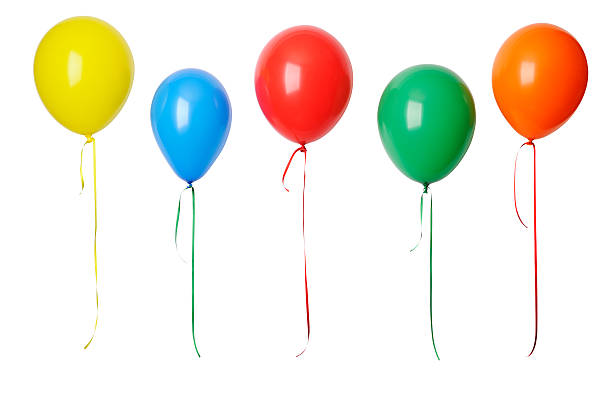
#> input picture W2/IMG_EX1.png, 612 x 408 px
$ python Lab02.py
#> lines starting #> are read from the running program, lines starting #| are printed output that depends on the picture; after the words box and inside, x2 and y2 are one past the last pixel; in counts of white or black regions, pixels touching at a corner belong together
import numpy as n
import cv2 as c

def ex1(path, channel):
#> called with path = 'IMG_EX1.png', channel = 'red'
    img_ori = c.imread(path)
#> img_ori is the input picture: shape (408, 612, 3); mean B, G, R 222.7, 234.6, 238.2
    img_out = choose_channel(channel, img_ori)

    show_img(channel + ' channel', img_out)

def choose_channel(channel, img_ori):
#> called with channel = 'red'
    b, g, r = c.split(img_ori)
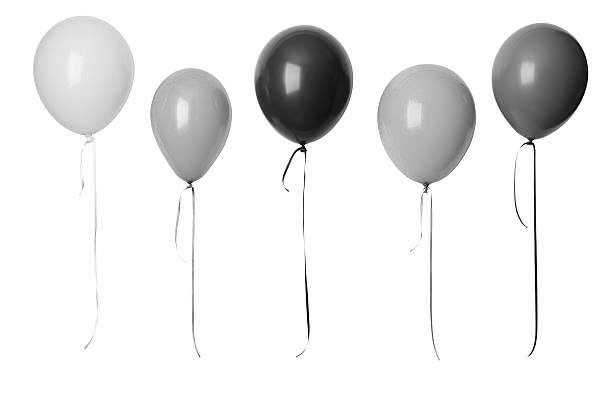
#> g: shape (408, 612); min 0, max 255, mean 234.6
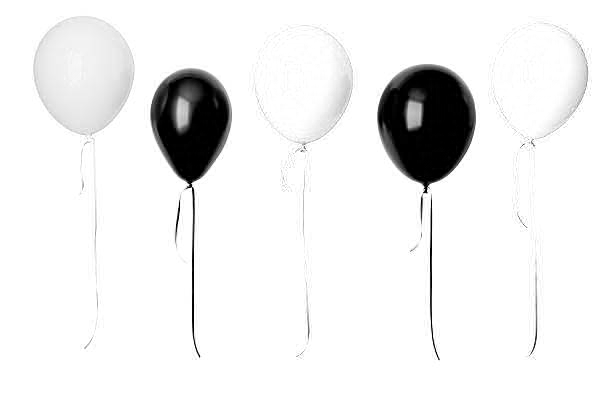
#> r: shape (408, 612); min 0, max 255, mean 238.2
    if channel == 'red':
        return r
    elif channel == 'blue':
        return b
    elif channel == 'green':
        return g
    else:
        return img_ori

def show_img(text, img):
    c.imshow(text, img)
    c.waitKey(0)
    c.destroyAllWindows()

def ex2_3(path):
#> called with path = 'IMG_EX1.png'
    image = c.imread(path)
    output_image = image.copy()

    hsv_image = c.cvtColor(image, c.COLOR_BGR2HSV)
#> hsv_image: shape (408, 612, 3); mean H, S, V 14.2, 40, 249.5

    color_ranges = {
        'yellow': ((20, 100, 100), (30, 255, 255)),
        'blue': ((90, 50, 50), (130, 255, 255)),
        'red': ((0, 100, 100), (5, 255, 255)),
        'green': ((40, 50, 50), (90, 255, 255)),
        'orange': ((10, 100, 100), (25, 255, 255))
    }

    font = c.FONT_HERSHEY_SIMPLEX
    font_scale = 0.8
    font_color = (0, 0, 0)
    font_thickness = 2

    for color, (lower, upper) in color_ranges.items():
        mask = c.inRange(hsv_image, n.array(lower), n.array(upper))
        kernel = n.ones((5, 5), n.uint8)
        mask = c.morphologyEx(mask, c.MORPH_CLOSE, kernel)

        contours, _ = c.findContours(mask, c.RETR_EXTERNAL, c.CHAIN_APPROX_SIMPLE)

        for contour in contours:
            area = c.contourArea(contour)
            if area > 900:  # Adjust area threshold if necessary
                x, y, w, h = c.boundingRect(contour)
                c.putText(output_image, color, (x, y - 10), font, font_scale, font_color, font_thickness, c.LINE_AA)
                c.rectangle(output_image, (x, y), (x + w, y + h), (0, 255, 0), 3)
#> this loop made 5 passes
#> pass 1, in ex2_3, `mask = c.inRange(hsv_image, n.array(lower), n.array(upper))`:
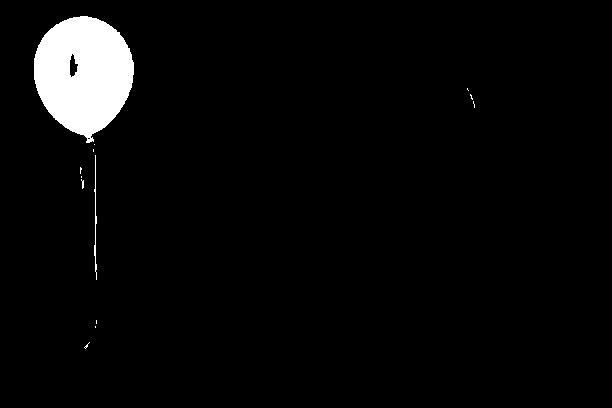
#> mask: shape (408, 612); 3.7% white; 13 white regions (11 under 20 px), largest, box (x1, y1, x2, y2) and area: (34, 16, 134, 143) 9007, (94, 155, 97, 280) 153
#> after the loop:
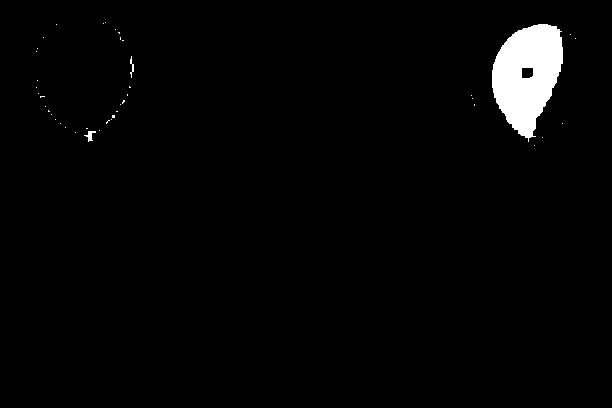
#> mask: shape (408, 612); 2.3% white; 42 white regions (39 under 20 px)
#> after the loop:
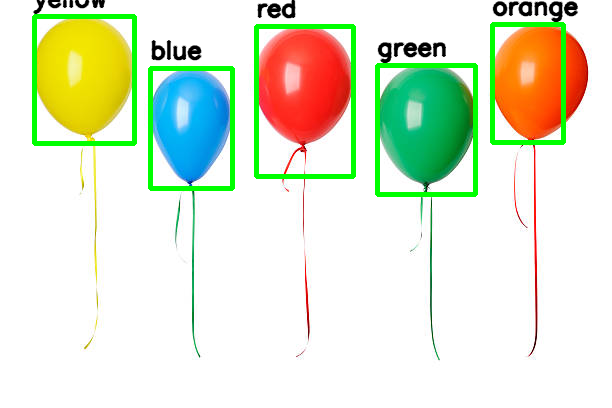
#> output_image: shape (408, 612, 3); 5.87% of pixels changed, all inside (x1, y1, x2, y2) = (32, 0, 579, 197)

    show_img('Balloons bounding', output_image)
def extract_yellow_balloon(path):
#> called with path = 'IMG_EX1.png'
    image = c.imread(path)
    hsv_image = c.cvtColor(image, c.COLOR_BGR2HSV)

    yellow_range = ((20, 100, 100), (30, 255, 255))

    mask = c.inRange(hsv_image, n.array(yellow_range[0]), n.array(yellow_range[1]))
    kernel = n.ones((5, 5), n.uint8)
    mask = c.morphologyEx(mask, c.MORPH_CLOSE, kernel)

    contours, _ = c.findContours(mask, c.RETR_EXTERNAL, c.CHAIN_APPROX_SIMPLE)
#> contours = 12 contours, 10 with area under 20; largest, box (x1, y1, x2, y2) and area: (34, 16, 134, 143) 8974, (94, 155, 97, 280) 30

    yellow_balloon_image = n.zeros_like(image)

    for contour in contours:
        area = c.contourArea(contour)
        if area > 900:
            x, y, w, h = c.boundingRect(contour)
            yellow_balloon_image[y:y + h, x:x + w] = image[y:y + h, x:x + w]
#> this loop made 12 passes
#> (area, x, y, w, h) on pass 12: (8974, 34, 16, 100, 127)
#> area on pass 6: 30
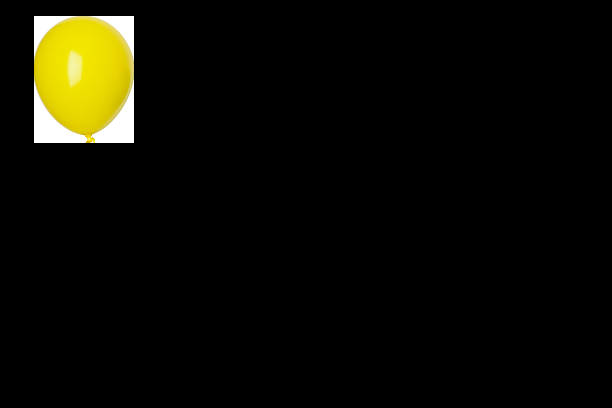
#> yellow_balloon_image: shape (408, 612, 3); mean B, G, R 4.1, 11.5, 12.1

    yellow_balloon_image = c.bitwise_and(yellow_balloon_image, yellow_balloon_image, mask=mask)
    show_img('Extracted Yellow Balloon', yellow_balloon_image)
def extract_yellow_balloon_auto(path):
#> called with path = 'IMG_EX1.png'
    image = c.imread(path)

    hsv_image = c.cvtColor(image, c.COLOR_BGR2HSV)

    lower_yellow = n.array([20, 100, 100])
    upper_yellow = n.array([30, 255, 255])

    mask = c.inRange(hsv_image, lower_yellow, upper_yellow)
    kernel = n.ones((5, 5), n.uint8)
    mask = c.morphologyEx(mask, c.MORPH_CLOSE, kernel)

    yellow_balloon_image = c.bitwise_and(image, image, mask=mask)
    show_img('Extracted Yellow Balloon', yellow_balloon_image)

def repaint_yellow_balloon(path):
#> called with path = 'IMG_EX1.png'
    image = c.imread(path)

    hsv_image = c.cvtColor(image, c.COLOR_BGR2HSV)

    lower_yellow = n.array([20, 100, 100])
    upper_yellow = n.array([30, 255, 255])

    mask = c.inRange(hsv_image, lower_yellow, upper_yellow)

    result_image = image.copy()

    result_image[mask > 0] = [0, 255, 0]
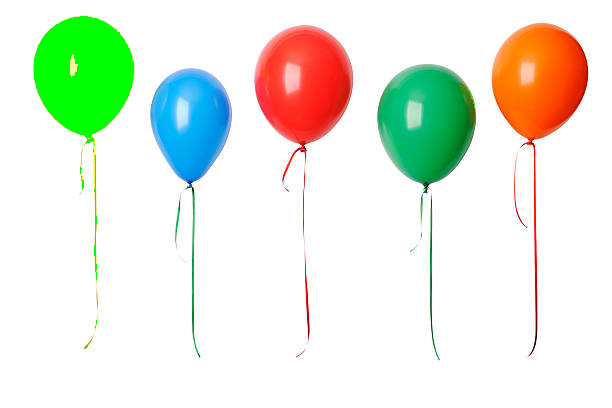
#> result_image: shape (408, 612, 3); 3.7% of pixels changed, all inside (x1, y1, x2, y2) = (34, 16, 475, 349)

    show_img('Repainted Yellow Balloon', result_image)

def rotate_first_balloon(path):
#> called with path = 'IMG_EX1.png'
    image = c.imread(path)
    hsv_image = c.cvtColor(image, c.COLOR_BGR2HSV)
    lower_yellow = n.array([20, 100, 100])
    upper_yellow = n.array([30, 255, 255])
    mask = c.inRange(hsv_image, lower_yellow, upper_yellow)
    contours, _ = c.findContours(mask, c.RETR_EXTERNAL, c.CHAIN_APPROX_SIMPLE)
#> contours = 13 contours, 11 with area under 20; largest, box (x1, y1, x2, y2) and area: (34, 16, 134, 143) 8960, (94, 155, 97, 280) 28

    if contours:
        first_contour = contours[0]
#> first_contour = [[89, 342], [84, 347], [85, 348], [87, 346], [87, 344]]
        area = c.contourArea(first_contour)
#> area = 5
        if area > 900:
            x, y, w, h = c.boundingRect(first_contour)
            balloon_region = image[y:y+h, x:x+w]
            center = (w // 2, h // 2)
            rotation_matrix = c.getRotationMatrix2D(center, 20, 1.0)
            rotated_balloon = c.warpAffine(balloon_region, rotation_matrix, (w, h))
            result_image = image.copy()
            result_image[y:y+h, x:x+w] = rotated_balloon
            show_img('Rotated First Balloon', result_image)
def capture_face_image():
#> (the run stopped early here; a loop or call above may not have finished)
